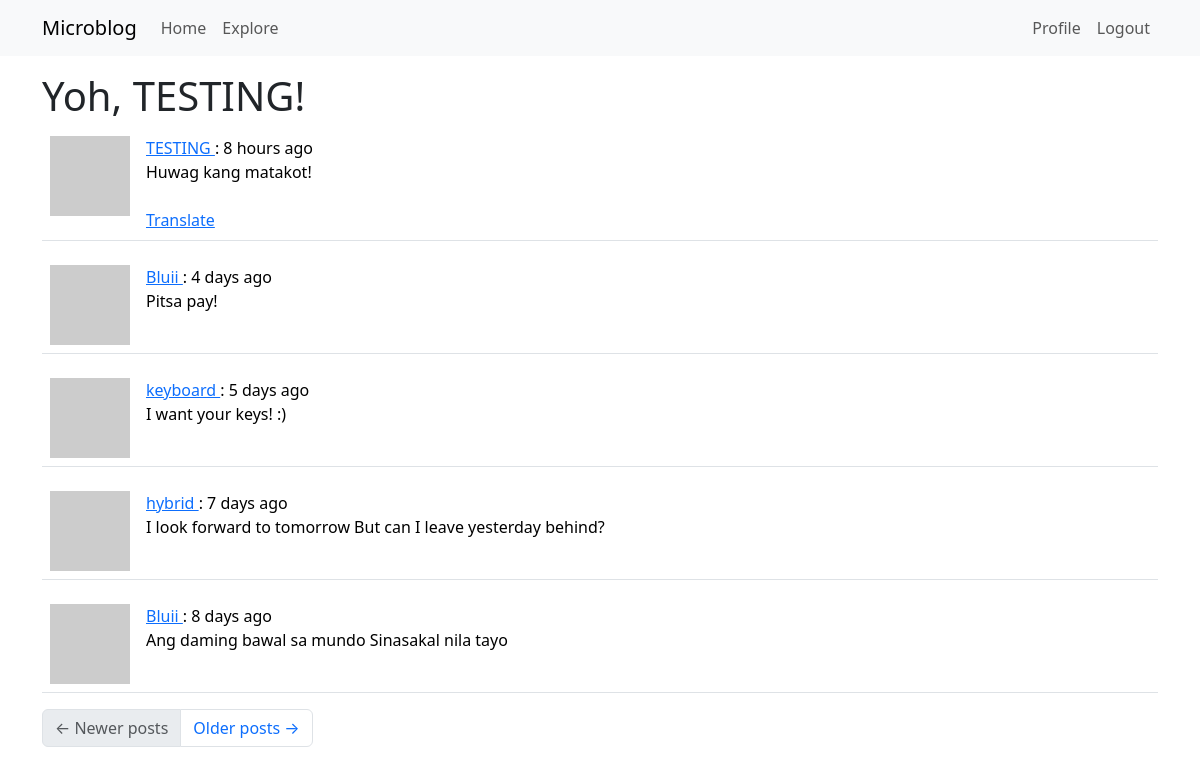
The page /explore (signed in) on the database its author committed.
### app/models.py (models this page shows, shortened)
class User(UserMixin, db.Model):
    id: so.Mapped[int] = so.mapped_column(primary_key=True)
    username: so.Mapped[str] = so.mapped_column(sa.String(64), index=True, unique=True)
    email: so.Mapped[str] = so.mapped_column(sa.String(120), index=True, unique=True)
    password_hash: so.Mapped[Optional[str]] = so.mapped_column(sa.String(256))
    posts: so.WriteOnlyMapped['Post'] = so.relationship(back_populates='author')
    about_me: so.Mapped[Optional[str]] = so.mapped_column(sa.String(140))
    last_seen: so.Mapped[Optional[datetime]] = so.mapped_column(default=lambda: datetime.now(timezone.utc))
    following: so.WriteOnlyMapped['User'] = so.relationship(secondary=followers, primaryjoin=(followers.c.follower_id == id),
                                                            secondaryjoin=(followers.c.followed_id == id),
                                                            back_populates='followers')
    followers: so.WriteOnlyMapped['User'] = so.relationship(secondary=followers, primaryjoin=(followers.c.followed_id == id),
                                                            secondaryjoin=(followers.c.follower_id == id),
                                                            back_populates='following')
    def avatar(self, size):
        digest = md5(self.email.lower().encode('utf-8')).hexdigest()
        return f'https://www.gravatar.com/avatar/{digest}?d=identicon&s={size}'

class Post(db.Model):
    id: so.Mapped[int] = so.mapped_column(primary_key=True)
    body: so.Mapped[str] = so.mapped_column(sa.String(140))
    timestamp: so.Mapped[datetime] = so.mapped_column(index=True, default=lambda: datetime.now(timezone.utc))
    user_id: so.Mapped[int] = so.mapped_column(sa.ForeignKey(User.id), index=True)
    author: so.Mapped[User] = so.relationship(back_populates='posts')
    language: so.Mapped[Optional[str]] = so.mapped_column(sa.String(5))
    @login.user_loader
    def load_user(id):
        return db.session.get(User, int(id))

### app/routes.py (the view)
@app.route('/explore')
@login_required
def explore():
    page = request.args.get('page', 1, type=int)
    query = sa.select(Post).order_by(Post.timestamp.desc())
    posts = db.paginate(query, page=page, per_page=app.config['POSTS_PER_PAGE'], error_out=False)
    next_url = url_for('explore', page=posts.next_num)\
        if posts.has_next else None
    prev_url = url_for('explore', page=posts.prev_num)\
        if posts.has_prev else None
    return  render_template('index.html', title='Explore', posts=posts.items, next_url=next_url, prev_url=prev_url)

### app/__init__.py (called while the page is built)
def get_locale():
    return request.accept_languages.best_match(app.config['LANGUAGES'])

### app/routes.py (called while the page is built)
@app.before_request
def before_request():
    if current_user.is_authenticated:
        current_user.last_seen = datetime.now(timezone.utc)
        db.session.commit()

@app.before_request
def before_request():
    g.locale = str(get_locale())

### app/templates/index.html (shortened to what this page needs)
{% extends "base.html" %}
{% block content %}
        <h1> Yoh, {{ current_user.username }}!</h1>
        {% for post in posts %}
            {% include '_post.html' %}
        {% endfor %}
        <nav aria-label="Post navigation">
            <ul class="pagination">
                <li class="page-item{% if not prev_url %} disabled{% endif %}">
                    <a class="page-link" href="{{ prev_url }}">
                        <span aria-hidden="true">&larr;</span> Newer posts
                    </a>
                </li>
                <li class="page-item{% if not next_url %} disabled{% endif %}">
                    <a class="page-link" href="{{ next_url }}">
                        Older posts <span aria-hidden="true">&rarr;</span>
                    </a>
                </li>
            </ul>
        </nav>
{% endblock %}

### app/templates/_post.html
<table class="table table-hover">
    <tr>
        <td width="50px">
            <a href="{{ url_for('user', username=post.author.username) }}">
                <img src="{{ post.author.avatar(50) }}" />
            </a>
        </td>
        <td>
            <a href="{{ url_for('user', username=post.author.username) }}">
                {{ post.author.username }}
            </a>
            :   {{ moment(post.timestamp).fromNow() }}
            <br>
            <span id="post{{ post.id }}">{{ post.body }}</span>
            <br>
            {% if post.language and post.language != g.locale %}
            <br>
            <span id="translation{{ post.id }}">
            <a href="javascript: translate(
                        'post{{ post.id }}',
                        'translation{{ post.id }}',
                        '{{ post.language }}'
                        '{{ g.locale }}')">{{ _('Translate') }}</a>
            </span>
            {% endif %}
        </td>
    </tr>
</table>

### rows shown on the page
User: username "TESTING"
Post: author.username "TESTING", timestamp "8 hours ago", body "Huwag kang matakot!"
Post: author.username "Bluii", timestamp "4 days ago", body "Pitsa pay!"
Post: author.username "keyboard", timestamp "5 days ago", body "I want your keys! :)"
Post: author.username "hybrid", timestamp "7 days ago", body "I look forward to tomorrow But can I leave yesterday behind?"
Post: author.username "Bluii", timestamp "8 days ago", body "Ang daming bawal sa mundo Sinasakal nila tayo"

### other values the page prints
{{ ('Home') }} "Home"
{{ ('Explore') }} "Explore"
{{ ('Profile') }} "Profile"
{{ ('Logout') }} "Logout"
